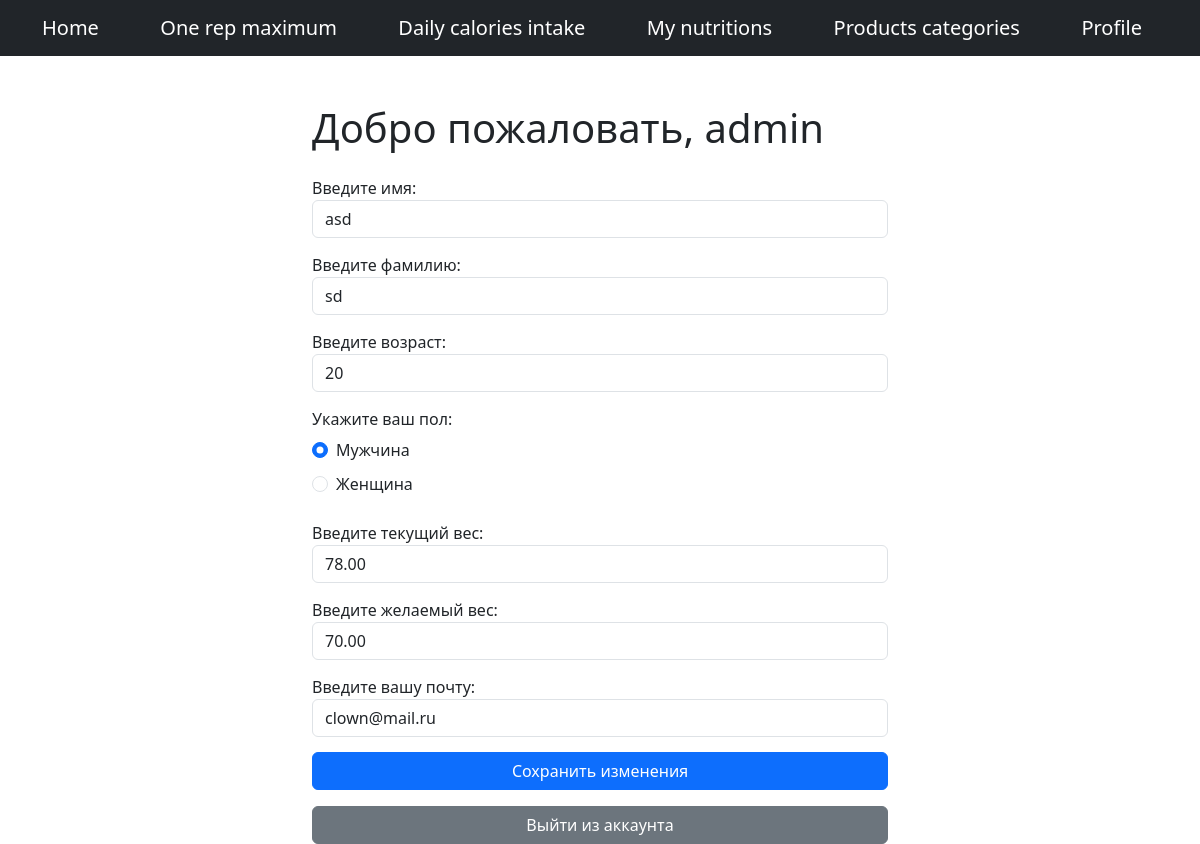
The app's page /profile/ (signed in) with its own data.
### calculator/models.py (models this page shows, shortened)
class User(AbstractUser):
    first_name = models.CharField(max_length=50)
    last_name = models.CharField(max_length=50)
    age = models.PositiveIntegerField(null=True, blank=True)
    sex = models.CharField(max_length=50)
    current_weight = models.DecimalField(max_digits=5, decimal_places=2, null=True, blank=True)
    desired_weight = models.DecimalField(max_digits=5, decimal_places=2, null=True, blank=True)
    telegram = models.CharField(max_length=100)
    email = models.EmailField()

### calculator/views.py (the view, shortened to what this page needs)
# urls.py: path('profile/', csrf_exempt(views.profile_view), name='profile'),
@login_required
def profile_view(request):
    user = request.user
    context = {'user' : user,
               'menu' : menu,}
    return render(request, 'registration/profile.html', context=context)

### calculator/templates/registration/profile.html (shortened to what this page needs)
{% extends 'calculator/layout.html' %}
{% block content %}
<div class="container mt-5">
  <h1 class="mb-4">Добро пожаловать, {{ user.username }}</h1>
  <form id="profile-form" method="post" class="needs-validation" novalidate>
    <div class="form-group">
      <label for="first-name">Введите имя:</label>
      <input type="text" class="form-control" id="first-name" name="first-name" value="{{ user.first_name }}">
    </div>
    <div class="form-group">
      <label for="last-name">Введите фамилию:</label>
      <input type="text" class="form-control" id="last-name" name="last-name" value="{{ user.last_name }}">
    </div>
    <div class="form-group">
      <label for="age">Введите возраст:</label>
      <input type="number" class="form-control" id="age" name="age" min="6" max="100" value="{{ user.age }}">
    </div>
    <fieldset class="form-group">
      <legend class="col-form-label pt-0">Укажите ваш пол:</legend>
      <div class="form-check">
        <input class="form-check-input" type="radio" id="male" name="sex" value="Male" {% if user.sex == 'Male' %}checked{% endif %}>
        <label class="form-check-label" for="male">Мужчина</label>
      </div>
      <div class="form-check">
        <input class="form-check-input" type="radio" id="female" name="sex" value="Female" {% if user.sex == 'Female' %}checked{% endif %}>
        <label class="form-check-label" for="female">Женщина</label>
      </div>
    </fieldset>
    <div class="form-group">
      <label for="current-weight">Введите текущий вес:</label>
      <input type="number" class="form-control" id="current-weight" name="current-weight" min="0" max="600" value="{{ user.current_weight }}">
    </div>
    <div class="form-group">
      <label for="desired-weight">Введите желаемый вес:</label>
      <input type="number" class="form-control" id="desired-weight" name="desired-weight" min="0" max="600" value="{{ user.desired_weight }}">
    </div>
    <div class="form-group">
      <label for="email">Введите вашу почту:</label>
      <input type="email" class="form-control" id="email" name="email" value="{{ user.email }}">
    </div>
    <button type="submit" class="btn btn-primary" name="submit-profile-changes">Сохранить изменения</button>
  </form>
  <form action="{% url 'logout' %}?next=/profile" method="post" class="mt-3">
    <button type="submit" class="btn btn-secondary">Выйти из аккаунта</button>
  </form>
</div>
{% endblock %}

### calculator/templates/registration/profile.html (style rules this page uses)
.container { max-width: 600px; margin: 0 auto; }
.form-group { margin-bottom: 15px; }
.form-check { margin-bottom: 10px; }
.btn { width: 100%; }
.mt-3 { margin-top: 15px; }

### records on screen
User: username "admin", first-name "asd", last-name "sd", age "20", sex "☑ Мужчина", sex "☐ Женщина", current-weight "78.00", desired-weight "70.00", email "clown@mail.ru"

### other values on screen
{{ m.title }} "Home" "One rep maximum" "Daily calories intake" "My nutritions" "Products categories" "Profile"
